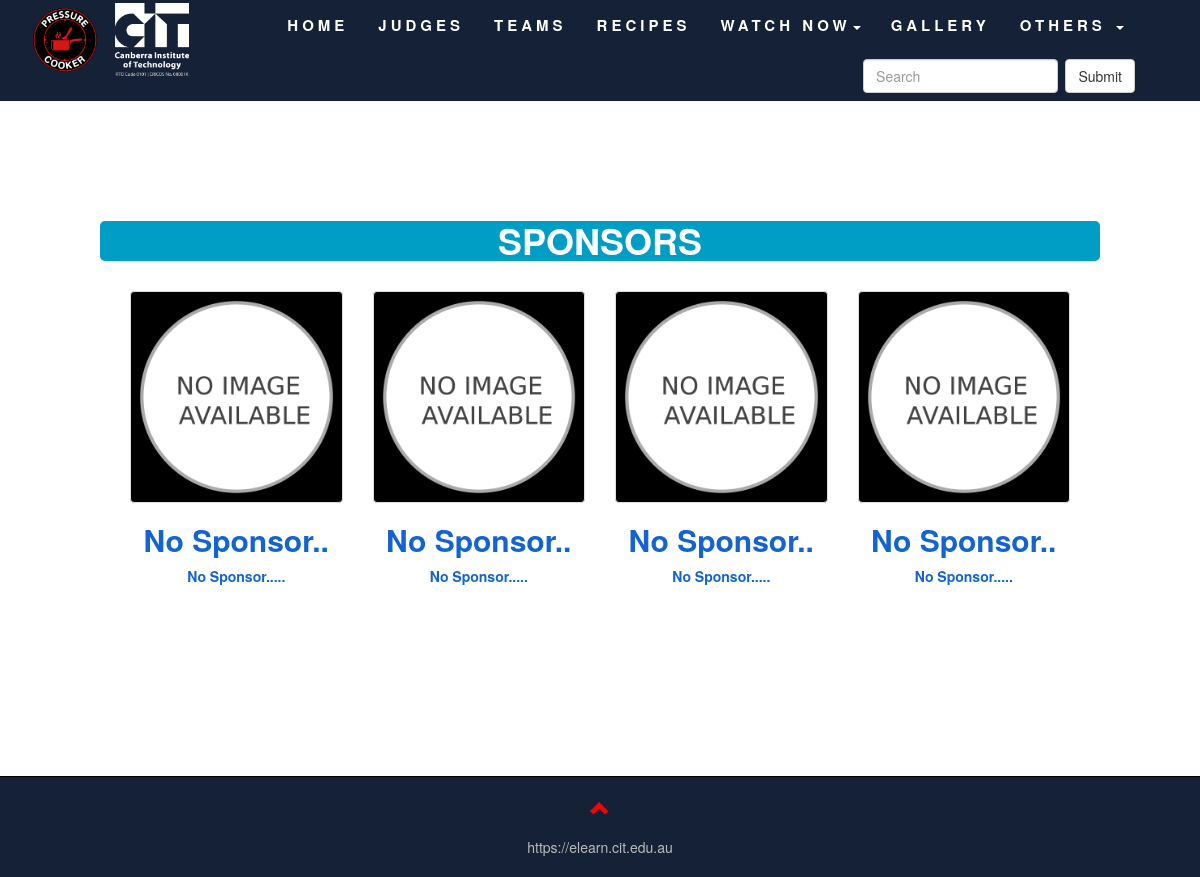
/sponsorLink.php, run on the app's committed database.
### tables this page shows
CREATE TABLE `sponsor` (
  `id` int(10) NOT NULL,
  `name` text NOT NULL,
  `img` text NOT NULL,
  `date` timestamp NOT NULL DEFAULT CURRENT_TIMESTAMP ON UPDATE CURRENT_TIMESTAMP,
  `msg` text NOT NULL
);

### sponsorLink.php (the view, shortened to what this page needs)
<?php
require __DIR__ . '/admin/config/db.php';
?>
<!DOCTYPE html>
<html>
<head>
	<link rel="stylesheet" href="https://maxcdn.bootstrapcdn.com/bootstrap/3.3.7/css/bootstrap.min.css">
	<link href="assets\style.css" rel="stylesheet">
	<link rel="stylesheet" href="https://use.fontawesome.com/releases/v5.2.0/css/all.css">
</head>
<body id="topOfPage">
	<?php
	$home_select = "";
	$judge_select = "";
	$team_select = "";
	$recipe_select = "";
	$gallery_select = "";
	include "templates/navigationbar_template.php";
	?>
		<div class="myView bg-3">
		<div class="container-fluid myContainer bg-3 text-center goTopAnim">
			<h1 style="font-weight: bold; background: #009dc5; color: white; border-radius: 5px; object-fit: none;">SPONSORS</h1><br>
			<div class="row">
			<?php
			$sponsor_query = "SELECT * FROM sponsor
								ORDER BY id DESC
								LIMIT 0,12";
			$connect_sponsor_query = mysqli_query($conn, $sponsor_query);
			$count_rows = mysqli_num_rows($connect_sponsor_query);
			if($count_rows > 0){
			while($get_each_row = mysqli_fetch_array($connect_sponsor_query)){
				$id_of_sponsor = $get_each_row['id'];
				$name_of_sponsor = $get_each_row['name'];
				$img_of_sponsor = $get_each_row['img'];
				$msg_of_sponsor = $get_each_row['msg'];
			?>
				<div class="col-sm-6 col-md-6 col-lg-3 noteamdecoration zoomit">
					<a href="viewSponsor.php?sponsor=<?php echo $id_of_sponsor; ?>">
						<img class="resizeWithThumbnail" src="admin\dynamicImages\sponsors\<?php echo $img_of_sponsor; ?>" alt="sponsors">
						<h2><strong><?php echo substr($name_of_sponsor, 0, 10); ?>..</strong></h2>
						<p style="color: #1364D1;"><strong><?php echo substr($msg_of_sponsor, 0, 25); ?>.....</strong></p>
						</a><br><br><br><br>
				</div>
			<?php
				}
			}
			?>
			</div>
		</div>
		</div>
	<?php
	include 'templates/footer_template.php';
	?>
</body>
</html>

### templates/navigationbar_template.php (shortened to what this page needs)
<nav class="navbar navbar-default navbar-static-top">
	<div class="container-fluid">
		<div class="navbar-header">
			<div class="navbar-header mouseOnlogo">
				<div class="navbar-header mouseOnlogo">
				<a href="index.php">
					<img src="staticImages\Pressure-Cooker-logo.png" alt="PC Logo" style="width:80px; height:80px; padding:3px">
				</a>
				<a href="https://cit.edu.au/">
					<img src="staticImages\CIT_logo_stacked_white_RTO.png" alt="CIT Logo" style="width:80px; height:80px; padding:3px">
				</a>
				</div>
			</div>
		</div>
		<div class="collapse navbar-collapse" id="myNavbar">
			<ul class="nav navbar-nav" style="margin-left: 80px;">
				<li class="<?php echo $home_select; ?>"><a href="index.php"><span style="font-weight: bold; font-size: 15px;">HOME</span></a>
				</li>
				<li class="<?php echo $judge_select; ?>"><a href="judgesLink.php"><span style="font-weight: bold; font-size: 15px;">JUDGES</span></a>
				</li>
				<li class="<?php echo $team_select; ?>"><a href="teamsLink.php"><span style="font-weight: bold; font-size: 15px;">TEAMS</span></a>
				</li>
				<li class="<?php echo $recipe_select; ?>"><a href="recipesLink.php"><span style="font-weight: bold; font-size: 15px;">RECIPES</span></a>
				</li>
				<li class="dropdown"><a class="dropdown-toggle" data-toggle="dropdown" href="#"><span style="font-weight: bold; font-size: 15px;">WATCH NOW</span><span class="caret" ></span></a>
				</li>
				<li class="<?php echo $gallery_select; ?>"><a href="galleryLink.php"><span style="font-weight: bold; font-size: 15px;">GALLERY</span></a>
				</li>
				<li class="dropdown"><a class="dropdown-toggle" data-toggle="dropdown" href="#"><span style="font-weight: bold; font-size: 15px;">OTHERS </span><span class="caret" ></span></a>
				</li>
			</ul>
			<form style="margin-right: 50px;" class="navbar-form navbar-right" action="search.php" method="get">
				<div class="form-group">
					<input type="text" class="form-control" placeholder="Search" name="search">
				</div>
				<button type="submit" class="btn btn-default">Submit</button>
			</form>
		</div>
	</div>
</nav>

### templates/footer_template.php (shortened to what this page needs)
	<footer class="goTopAnim footerBoarder">
		<center><a href="#topOfPage" title="To Top">
    			<span class="glyphicon glyphicon-chevron-up"></span>
  			</a>
		</center>
<div class="row">
		<div class="footerSponsor">
			<center><a class="footerSponsorMarginRight" href="https://elearn.cit.edu.au">https://elearn.cit.edu.au</a></center>
		</div>
	</div>
	</footer>

### assets/style.css (style rules this page uses)
body { background: #fffff; }
.navbar { margin-bottom: 0; background-color: #152136; z-index: 9999; border: 0; font-size: 12px !important; line-height: 1.42857143 !important; letter-spacing: 4px; border-radius: 0; border-width: 100px; }
.navbar li a, .navbar .navbar-brand { color: #fff !important; }
.glyphicon { font-size: 20px; margin-bottom: 20px; color: red ; }
.mouseOnlogo { margin-left: 20px; }
.resizeWithThumbnail { height: 330px; height: -webkit-fill-available; max-height: 330px; width: 490px; max-width: 100%; object-fit: scale-down; object-position: center; display: inline-block; padding: 4px; line-height: 1.42857143; background-color: black; border: 1px solid #ddd; border-radius: 4px; transition: all .2s ease-in-out; }
.resizeWithThumbnail { height: -webkit-fill-available; max-height: 330px; width: -webkit-fill-available; max-width: 100%; object-fit: contain; object-position: center; display: inline-block; padding: 4px; line-height: 1.42857143; background-color: black; border: 1px solid #ddd; border-radius: 4px; transition: all .2s ease-in-out; }
.bg-3 { background-color: #FFFFFF; color: #152136; }
.myContainer { padding-top: 70px; padding-bottom: 70px; }
.noteamdecoration >a { color: #1364D1; }
.footerBoarder { border-top: 1px solid black; background: #152136; padding: 20px; }
@media screen and (min-width: 1001px) { .footerSponsorMarginRight { padding-right: 0px; } }
.footerSponsor center a { color: #BCBCBC; }
@media screen and (min-width: 900px) { .container-fluid { padding: 0px; } }
.container-fluid>.navbar-collapse, .container-fluid>.navbar-header, .container>.navbar-collapse, .container>.navbar-header { margin-right: 0px; margin-left: -15px; }
.row { margin-left: 15px; margin-right: 15px; }
.container-fluid { padding: 0px; }
@media screen and (min-width: 901px) { .myView { padding: 100px; } }

### data on the page
sponsor: img (picture), name "No Sponsor", msg "No Sponsor"
sponsor: img (picture), name "No Sponsor", msg "No Sponsor"
sponsor: img (picture), name "No Sponsor", msg "No Sponsor"
sponsor: img (picture), name "No Sponsor", msg "No Sponsor"
